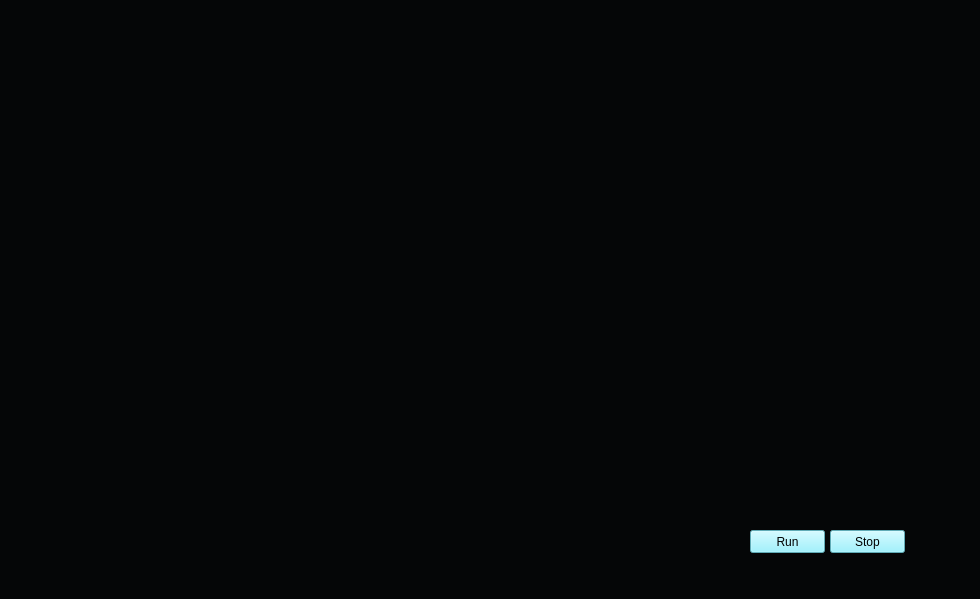
<?xml version="1.0" encoding="UTF-8"?>
<ui version="4.0">
 <class>JarvisUi</class>
 <widget class="QMainWindow" name="JarvisUi">
  <property name="geometry">
   <rect>
    <x>0</x>
    <y>0</y>
    <width>980</width>
    <height>599</height>
   </rect>
  </property>
  <property name="windowTitle">
   <string>MainWindow</string>
  </property>
  <widget class="QWidget" name="centralwidget">
   <widget class="QLabel" name="label">
    <property name="geometry">
     <rect>
      <x>-4</x>
      <y>-8</y>
      <width>991</width>
      <height>611</height>
     </rect>
    </property>
    <property name="styleSheet">
     <string notr="true">background-color: rgb(5, 6, 7);</string>
    </property>
    <property name="text">
     <string/>
    </property>
    <property name="pixmap">
     <pixmap>../../../../My Projects/jarvis file saving/jarbisBg.gif</pixmap>
    </property>
    <property name="scaledContents">
     <bool>true</bool>
    </property>
   </widget>
   <widget class="QPushButton" name="pushButton">
    <property name="geometry">
     <rect>
      <x>750</x>
      <y>530</y>
      <width>75</width>
      <height>23</height>
     </rect>
    </property>
    <property name="styleSheet">
     <string notr="true">
background-color: rgb(134, 239, 255);</string>
    </property>
    <property name="text">
     <string>Run</string>
    </property>
   </widget>
   <widget class="QLabel" name="label_2">
    <property name="geometry">
     <rect>
      <x>0</x>
      <y>0</y>
      <width>391</width>
      <height>71</height>
     </rect>
    </property>
    <property name="text">
     <string/>
    </property>
    <property name="pixmap">
     <pixmap>../../../../My Projects/jarvis file saving/initialization.gif</pixmap>
    </property>
    <property name="scaledContents">
     <bool>false</bool>
    </property>
   </widget>
   <widget class="QPushButton" name="pushButton_2">
    <property name="geometry">
     <rect>
      <x>830</x>
      <y>530</y>
      <width>75</width>
      <height>23</height>
     </rect>
    </property>
    <property name="styleSheet">
     <string notr="true">
background-color: rgb(134, 239, 255);</string>
    </property>
    <property name="text">
     <string>Stop</string>
    </property>
   </widget>
   <widget class="QLabel" name="label_3">
    <property name="geometry">
     <rect>
      <x>0</x>
      <y>510</y>
      <width>291</width>
      <height>81</height>
     </rect>
    </property>
    <property name="styleSheet">
     <string notr="true"/>
    </property>
    <property name="text">
     <string/>
    </property>
    <property name="pixmap">
     <pixmap>../../../../My Projects/jarvis file saving/lableBg.png</pixmap>
    </property>
    <property name="scaledContents">
     <bool>true</bool>
    </property>
   </widget>
   <widget class="QLabel" name="label_4">
    <property name="geometry">
     <rect>
      <x>690</x>
      <y>0</y>
      <width>291</width>
      <height>81</height>
     </rect>
    </property>
    <property name="text">
     <string/>
    </property>
    <property name="pixmap">
     <pixmap>../../../../My Projects/jarvis file saving/lableBg.png</pixmap>
    </property>
    <property name="scaledContents">
     <bool>true</bool>
    </property>
   </widget>
   <widget class="QTextBrowser" name="textBrowser">
    <property name="geometry">
     <rect>
      <x>20</x>
      <y>530</y>
      <width>251</width>
      <height>41</height>
     </rect>
    </property>
    <property name="cursor" stdset="0">
     <cursorShape>ArrowCursor</cursorShape>
    </property>
    <property name="styleSheet">
     <string notr="true">background:transparent;
border-radius:none;
</string>
    </property>
   </widget>
   <widget class="QTextBrowser" name="textBrowser_2">
    <property name="geometry">
     <rect>
      <x>710</x>
      <y>20</y>
      <width>251</width>
      <height>41</height>
     </rect>
    </property>
    <property name="cursor" stdset="0">
     <cursorShape>ArrowCursor</cursorShape>
    </property>
    <property name="styleSheet">
     <string notr="true">background:transparent;
border-radius:none;</string>
    </property>
   </widget>
  </widget>
 </widget>
 <resources/>
 <connections/>
</ui>
